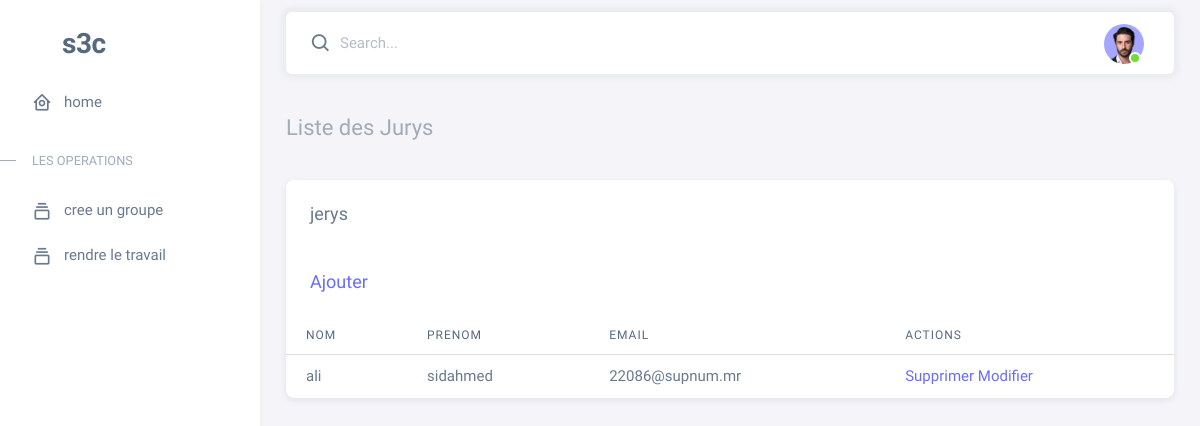
Page /liste_jury/ on the committed database.
### main/models.py (models this page shows)
class Jery(models.Model):
    nom = models.CharField(max_length=255)
    prénom = models.CharField(max_length=255)
    email = models.EmailField(unique=True)

### tach1/views.py (the view)
# urls.py: path('liste_jury/',views.liste_jury,name='liste_jury'),
def liste_jury(request):
    jurys = Jery.objects.all()
    return render(request, 'jury/liste_jury.html', {'jurys': jurys})

### tach1/templates/jury/liste_jury.html
{% extends 'navbar.html' %}
{% block content %}
<div class="content-wrapper">
    <div class="container-xxl flex-grow-1 container-p-y">
      <h4 class="py-3 mb-4"><span class="text-muted fw-light">Liste des Jurys</h4>
              <div class="card">
                <h5 class="card-header"> jerys</h5>
                <h5 class="card-header">
                  <a href="{% url 'creation_jury' %}">Ajouter</a>
                </h5>
                <div class="table-responsive text-nowrap">
                  <table class="table table-hover">
                    <thead>
                      <tr>
                        <th>Nom</th>
                        <th>Prenom</th>
                        <th>email</th>
                        <th>Actions</th>
                      </tr>
                    </thead>
                    <tbody class="table-border-bottom-0">
                      {% for jury in jurys %}
                      <tr>
                          <td>{{ jury.nom }}</td>
                          <td> {{ jury.prénom }}</td>
                          <td>{{ jury.email }}</td>
                          <td>
                            <a href="{% url 'supprimer_jury' jury.id %}">Supprimer</a>
                            <a href="{% url 'modifier_jury' jury.id %}">Modifier</a>
                          </td>
                      </tr>
                      {% endfor %}
                    </tbody>
                  </table>
                </div>
              </div>
              </div>
              </div>
              </div>
{% endblock content %}

### rows in the picture
Jery: nom "ali", prénom "sidahmed", email "22086@supnum.mr"
